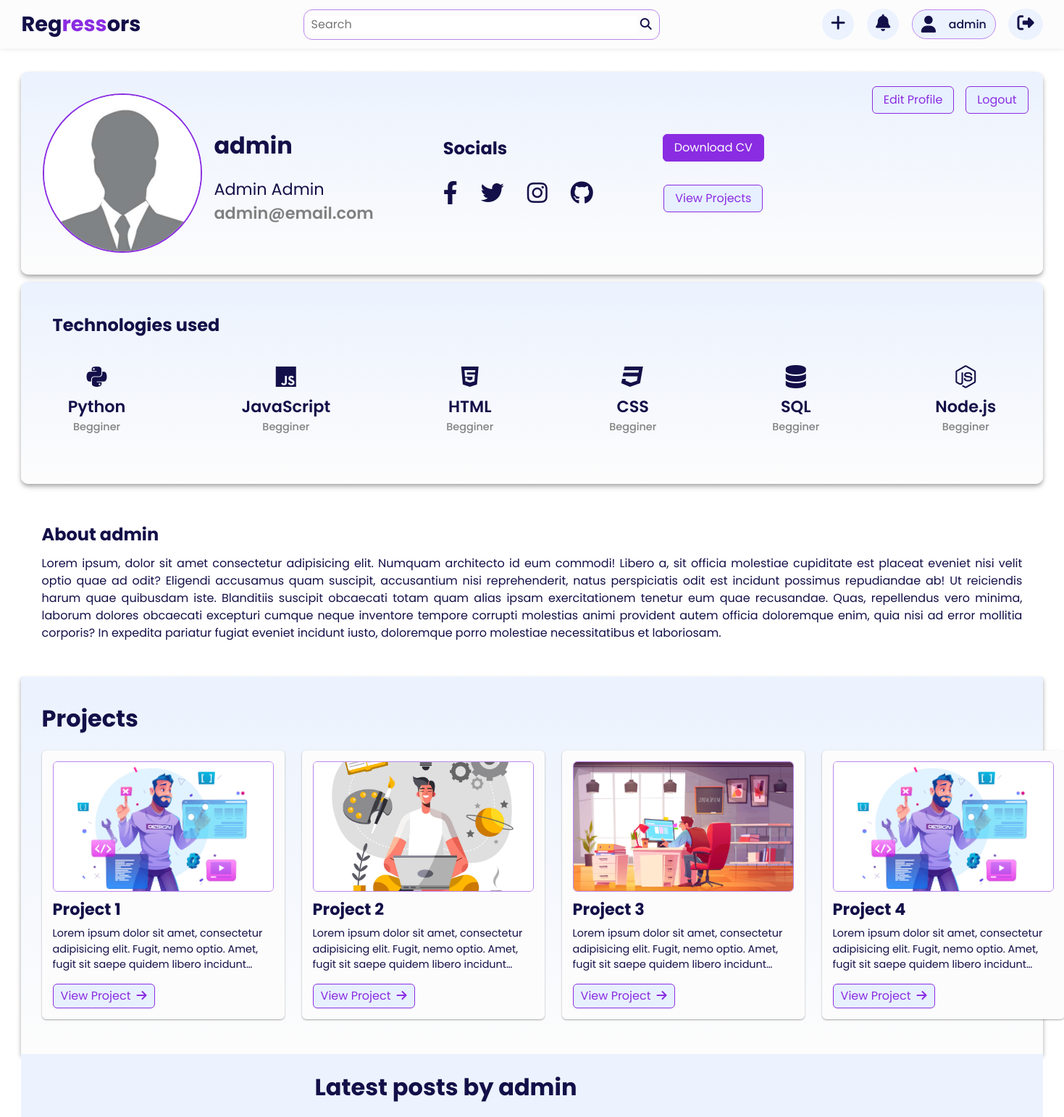
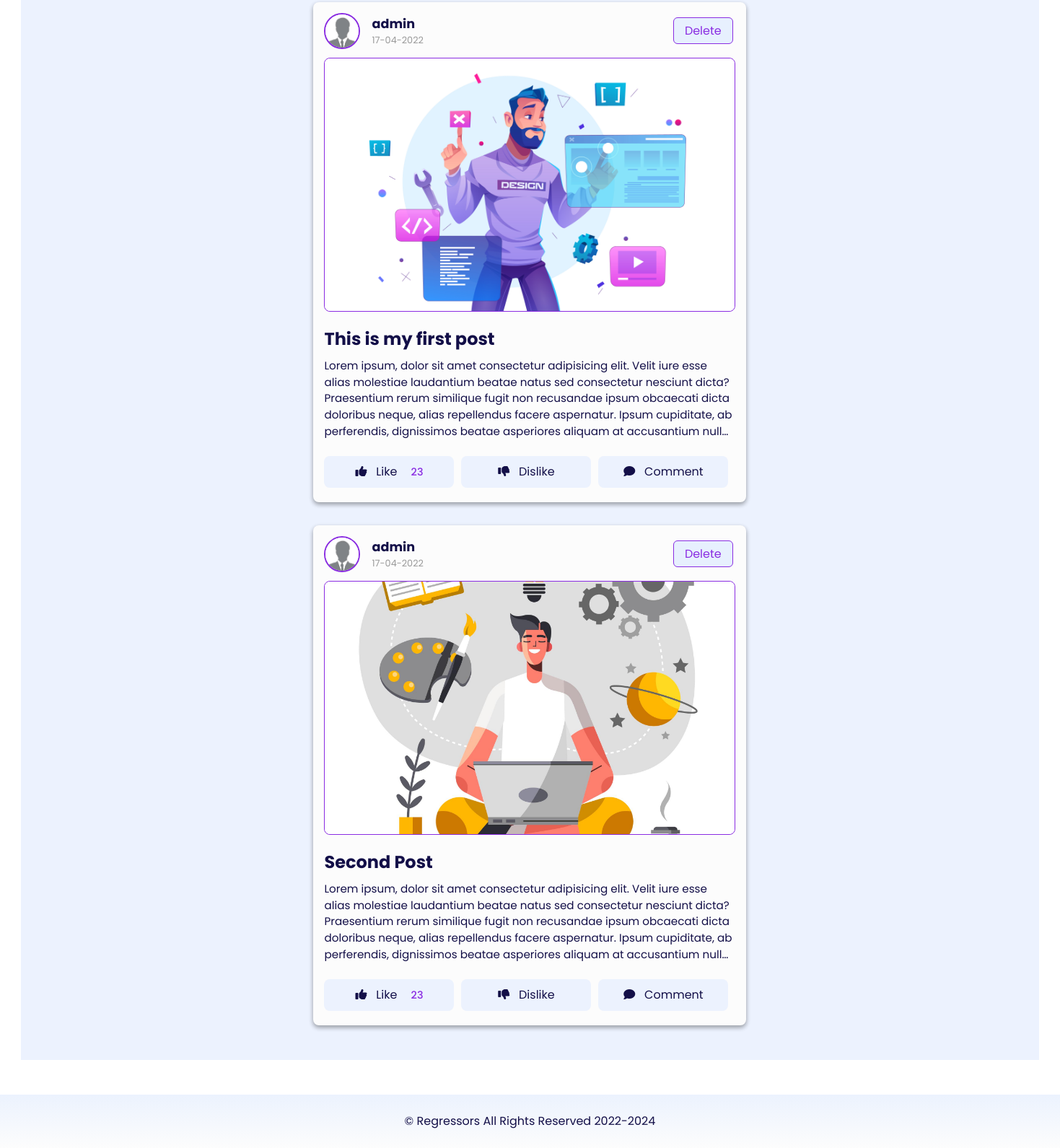
Page /account (signed in) on the committed database (2 pictures, top to bottom).
### app.py (models this page shows, shortened)
class User(db.Model, UserMixin):
    id = db.Column(db.Integer, primary_key=True, nullable=False, autoincrement=True)
    first_name = db.Column(db.String(20), nullable=False)
    last_name = db.Column(db.String(20), nullable=False)
    username = db.Column(db.String(20), unique=True, nullable=False)
    email = db.Column(db.String(120), unique=True, nullable=False)
    image_file = db.Column(db.String(20), nullable=False, default="default.jpg")
    password = db.Column(db.String(60), nullable=False)
    posts = db.relationship("Post", backref="author", lazy=True)

class Post(db.Model):
    id = db.Column(db.Integer, primary_key=True, nullable=False)
    title = db.Column(db.String(200), nullable=False)
    date_posted = db.Column(db.DateTime, nullable=False, default=datetime.utcnow)
    post_image = db.Column(db.String(20), nullable=False, default="default.jpg")
    content = db.Column(db.Text, nullable=False)
    user_id = db.Column(db.Integer, db.ForeignKey("user.id"), nullable=True)
    likes = db.Column(db.Integer, nullable=False, default=0)

### app.py (the view)
@app.route("/account")
@login_required
def account():
    posts = Post.query.filter_by(user_id=current_user.id).all()
    return render_template("account.html", posts=posts)

### templates/account.html
{% extends "layout.html" %}
  {% block css_stylesheets %}
    {{ super() }}
    <link
      rel="stylesheet"
      href="{{ url_for('static', filename='css/post.css') }}"
    />
    <link
      rel="stylesheet"
      href="{{ url_for('static', filename='css/profile.css') }}"
    />
  {% endblock css_stylesheets %}
  {% block body_content %}
    <section class="profile-page-main-section">
      <div class="container">
        <div class="profile-header">
          <div class="profile-header-left">
            <div class="profile-img">
              <img src="{{ url_for('static', filename='img/profile-pic.jpg') }}" alt="" />
            </div>
            <div class="user-details">
              <h1 class="user-name">{{ current_user.username }}</h1>
              <h2 class="full-name">{{ current_user.first_name + ' ' + current_user.last_name }}</h2>
              <h3 class="user-email">{{ current_user.email }}</h3>
            </div>
          </div>
          <div class="profile-header-right">
            <div class="social-area">
              <h2 class="social-heading">Socials</h2>
              <div class="social-icons">
                <a href="#" class="social-icon">
                  <i class="fab fa-facebook-f"></i>
                </a>
                <a href="#" class="social-icon">
                  <i class="fab fa-twitter"></i>
                </a>
                <a href="#" class="social-icon">
                  <i class="fab fa-instagram"></i>
                </a>
                <a href="#" class="social-icon">
                  <i class="fab fa-github"></i>
                </a>
              </div>
            </div>
            <div class="cv-area">
              <a href="#" class="btn btn-primary">Download CV</a>
              <a href="#" class="btn btn-secondary">View Projects</a>
            </div>
          </div>
          <div class="btn-area">
            <a href="{{ url_for('home') }}" class="btn btn-secondary edit-btn">Edit Profile</a>
            <a href="{{ url_for('logout') }}" class="btn btn-secondary logout-btn">Logout</a>
          </div>
        </div>
        <section class="tech-known-section">
          <div class="container">
            <h2 class="tech-known-heading">Technologies used</h2>
            <div class="tech-known-items-list">
              <div class="tech-known-item">
                <div class="tech-known-item-icon">
                  <i class="fa-brands fa-python"></i>
                </div>
                <div class="tech-known-item-name">Python</div>
                <div class="tech-known-item-experience">Begginer</div>
              </div>
              <div class="tech-known-item">
                <div class="tech-known-item-icon">
                  <i class="fa-brands fa-js"></i>
                </div>
                <div class="tech-known-item-name">JavaScript</div>
                <div class="tech-known-item-experience">Begginer</div>
              </div>
              <div class="tech-known-item">
                <div class="tech-known-item-icon">
                  <i class="fa-brands fa-html5"></i>
                </div>
                <div class="tech-known-item-name">HTML</div>
                <div class="tech-known-item-experience">Begginer</div>
              </div>
              <div class="tech-known-item">
                <div class="tech-known-item-icon">
                  <i class="fa-brands fa-css3"></i>
                </div>
                <div class="tech-known-item-name">CSS</div>
                <div class="tech-known-item-experience">Begginer</div>
              </div>
              <div class="tech-known-item">
                <div class="tech-known-item-icon">
                  <i class="fas fa-database"></i>
                </div>
                <div class="tech-known-item-name">SQL</div>
                <div class="tech-known-item-experience">Begginer</div>
              </div>
              <div class="tech-known-item">
                <div class="tech-known-item-icon">
                  <i class="fab fa-node-js"></i>
                </div>
                <div class="tech-known-item-name">Node.js</div>
                <div class="tech-known-item-experience">Begginer</div>
              </div>
            </div>
          </div>
        </section>
        <section class="about-section">
          <div class="container">
            <h2 class="about-heading">About {{ current_user.username }}</h2>
            <p class="about-text">Lorem ipsum, dolor sit amet consectetur adipisicing elit. Numquam architecto id eum commodi! Libero a, sit officia molestiae cupiditate est placeat eveniet nisi velit optio quae ad odit? Eligendi accusamus quam suscipit, accusantium nisi reprehenderit, natus perspiciatis odit est incidunt possimus repudiandae ab! Ut reiciendis harum quae quibusdam iste. Blanditiis suscipit obcaecati totam quam alias ipsam exercitationem tenetur eum quae recusandae. Quas, repellendus vero minima, laborum dolores obcaecati excepturi cumque neque inventore tempore corrupti molestias animi provident autem officia doloremque enim, quia nisi ad error mollitia corporis? In expedita pariatur fugiat eveniet incidunt iusto, doloremque porro molestiae necessitatibus et laboriosam.</p>
          </div>
        </section>
        <section class="projects-section">
          <div class="container">
            <h1>Projects</h1>
            <div class="cards-container">
              <div class="card">
                <img src="{{ url_for('static', filename='img/img-1.jpg') }}" alt="" class="card-img" />
                <h2 class="card-title">Project 1</h2>
                <p class="card-text">
                  Lorem ipsum dolor sit amet, consectetur adipisicing elit. Fugit,
                  nemo optio. Amet, fugit sit saepe quidem libero incidunt
                  architecto corrupti nam perferendis consequatur perspiciatis sequi
                  aliquid sapiente. Sapiente et provident neque laborum. Totam
                  cupiditate id, autem vitae repellendus quaerat molestiae!
                </p>
                <button class="btn btn-secondary card-btn">
                  View Project<span><i class="fa-solid fa-arrow-right"></i></span>
                </button>
              </div>
              <div class="card">
                <img src="{{ url_for('static', filename='img/img-2.jpg') }}" alt="" class="card-img" />
                <h2 class="card-title">Project 2</h2>
                <p class="card-text">
                  Lorem ipsum dolor sit amet, consectetur adipisicing elit. Fugit,
                  nemo optio. Amet, fugit sit saepe quidem libero incidunt
                  architecto corrupti nam perferendis consequatur perspiciatis sequi
                  aliquid sapiente. Sapiente et provident neque laborum. Totam
                  cupiditate id, autem vitae repellendus quaerat molestiae!
                </p>
                <button class="btn btn-secondary card-btn">
                  View Project<span><i class="fa-solid fa-arrow-right"></i></span>
                </button>
              </div>
              <div class="card">
                <img src="{{ url_for('static', filename='img/img-3.jpg') }}" alt="" class="card-img" />
                <h2 class="card-title">Project 3</h2>
                <p class="card-text">
                  Lorem ipsum dolor sit amet, consectetur adipisicing elit. Fugit,
                  nemo optio. Amet, fugit sit saepe quidem libero incidunt
                  architecto corrupti nam perferendis consequatur perspiciatis sequi
                  aliquid sapiente. Sapiente et provident neque laborum. Totam
                  cupiditate id, autem vitae repellendus quaerat molestiae!
                </p>
                <button class="btn btn-secondary card-btn">
                  View Project<span><i class="fa-solid fa-arrow-right"></i></span>
                </button>
              </div>
              <div class="card">
                <img src="{{ url_for('static', filename='img/img-1.jpg') }}" alt="" class="card-img" />
                <h2 class="card-title">Project 4</h2>
                <p class="card-text">
                  Lorem ipsum dolor sit amet, consectetur adipisicing elit. Fugit,
                  nemo optio. Amet, fugit sit saepe quidem libero incidunt
                  architecto corrupti nam perferendis consequatur perspiciatis sequi
                  aliquid sapiente. Sapiente et provident neque laborum. Totam
                  cupiditate id, autem vitae repellendus quaerat molestiae!
                </p>
                <button class="btn btn-secondary card-btn">
                  View Project<span><i class="fa-solid fa-arrow-right"></i></span>
                </button>
              </div>
            </div>
          </div>
        </section>
        <section class="posts-section">
          <div class="container">
            <div class="header">
              <h1>Latest posts by {{ current_user.username }}</h1>
            </div>
            <div class="posts-container">
              {% for post in posts %}
                <div class="post">
                  <div class="post-header">
                    <div class="post-author-profile-img">
                      <a href="{{ url_for('profile', user_id=post.author.id) }}"
                        ><img
                          src="{{ url_for('static', filename='img/profile-pic.jpg') }}"
                          alt=""
                      /></a>
                    </div>
                    <div class="post-info">
                      <a href="{{ url_for('profile', user_id=post.author.id) }}" class="post-author-name">{{ post.author.username }}</a>
                      <span class="post-date">{{ post.date_posted.strftime('%d-%m-%Y') }}</span>
                    </div>
                    <div class="delete-button">
                      <a href="{{ url_for('delete_post', post_id=post.id) }}" class="btn btn-secondary delete-btn">Delete</a>
                    </div>
                  </div>
                  <div class="post-img">
                    <img src="{{ url_for('static', filename='img/img-' + post.post_image + '.jpg') }}" alt="" />
                  </div>
                  <div class="post-content">
                    <div class="post-title">
                      <h2>{{ post.title }}</h2>
                    </div>
                    <div class="post-text">
                      <p>
                          {{ post.content }}
                      </p>
                    </div>
                    <div class="post-reaction">
                      <div class="post-reaction-item">
                        <div class="post-reaction-item-icon">
                          <i class="fas fa-thumbs-up"></i>
                        </div>
                        <div class="post-reaction-item-text">
                          <span>Like</span>
                          <span class="reaction-count likes-count">23</span>
                        </div>
                      </div>
                      <div class="post-reaction-item">
                        <div class="post-reaction-item-icon">
                          <i class="fas fa-thumbs-down"></i>
                        </div>
                        <div class="post-reaction-item-text">
                          <span>Dislike</span>
                        </div>
                      </div>
                      <div class="post-reaction-item">
                        <div class="post-reaction-item-icon">
                          <i class="fas fa-comment"></i>
                        </div>
                        <div class="post-reaction-item-text">
                          <span>Comment</span>
                        </div>
                      </div>
                    </div>
                  </div>
                </div>
              {% endfor %}
            </div>
          </div>
        </section>
      </div>
    </section>
  {% endblock body_content %}

### templates/layout.html (shortened to what this page needs)
<!DOCTYPE html>
<html lang="en">
  <head>
    {% block css_stylesheets %}
    <link
      rel="stylesheet"
      href="{{ url_for('static', filename='css/main.css') }}"
    />
    {% endblock css_stylesheets %}
    <link
      rel="stylesheet"
      href="https://cdnjs.cloudflare.com/ajax/libs/font-awesome/6.1.0/css/all.min.css"
    />
  </head>
  <body>
    {% block navbar %}
      <nav class="nav-bar">
        <div class="container">
          <a href="{{ url_for('home') }}" class="logo">Reg<span>ress</span>ors</a>
          <div class="search-box">
            <input type="text" class="search-txt" placeholder="Search" />
            <a href="#" class="search-btn">
              <i class="fas fa-search"></i>
            </a>
          </div>
          <div class="menu">
            {% if current_user.is_authenticated %}
                <div class="menu-icon add-post-btn"><a href="{{ url_for('add') }}"><i class="fas fa-plus"></i></a></div>
              <div class="menu-icon notifications-btn"><i class="fas fa-bell"></i></div>
              <div class="profile-btn"><i class="profile-icon fas fa-user"></i><a href="{{ url_for('account') }}"><span class="user-name">{{ current_user.username }}</span></a></div>
                <div class="menu-icon logout-btn"><a href="{{ url_for('logout') }}"><i class="fas fa-sign-out-alt"></i></a></div>
            {% else %}
              <div class="btn btn-secondary"><a href="{{ url_for('signup') }}">Signup</a></div>
              <div class="btn btn-primary"><a href="{{ url_for('login') }}">Login</a></div>
            {% endif %}
          </div>
        </div>
      </nav>
    {% endblock navbar %}
    <section>
        {% block body_content %}{% endblock body_content %}
    </section>
    {% block footer %}
    <section class="footer" id="footer">
      <div class="container">
        <p>&#169; Regressors All Rights Reserved 2022-2024</p>
      </div>
    </section>
    {% endblock footer %}
  </body>
</html>

### rows in the picture
User: username "admin", first_name+last_name "Admin Admin", email "admin@email.com"
Post: author.username "admin", date_posted "17-04-2022", shows a picture, title "This is my first post", content "Lorem ipsum, dolor sit amet consectetur adipisicing elit. Velit iure esse alias molestiae laudantium beatae natus sed consectetur nesciunt dicta? Praesentium rerum similique fugit non recusandae ipsum obcaecati dicta doloribus neque, alias repellendus facere aspernatur. Ipsum cupiditate, ab perferendis, dignissimos beatae asperiores aliquam at accusantium…"
Post: author.username "admin", date_posted "17-04-2022", shows a picture, title "Second Post", content "Lorem ipsum, dolor sit amet consectetur adipisicing elit. Velit iure esse alias molestiae laudantium beatae natus sed consectetur nesciunt dicta? Praesentium rerum similique fugit non recusandae ipsum obcaecati dicta doloribus neque, alias repellendus facere aspernatur. Ipsum cupiditate, ab perferendis, dignissimos beatae asperiores aliquam at accusantium…"
